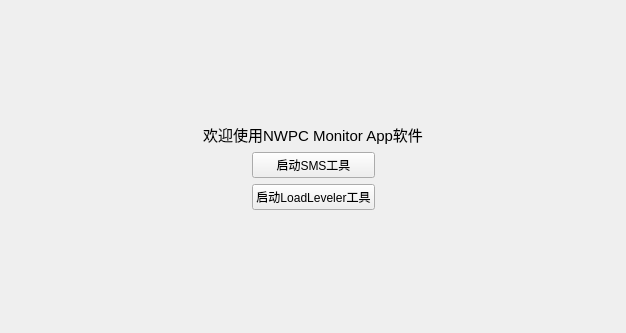
<?xml version="1.0" encoding="UTF-8"?>
<ui version="4.0">
 <class>Welcome::WelcomeWidget</class>
 <widget class="QWidget" name="Welcome::WelcomeWidget">
  <property name="geometry">
   <rect>
    <x>0</x>
    <y>0</y>
    <width>626</width>
    <height>333</height>
   </rect>
  </property>
  <property name="windowTitle">
   <string>Form</string>
  </property>
  <layout class="QGridLayout" name="gridLayout">
   <item row="0" column="0">
    <spacer name="verticalSpacer">
     <property name="orientation">
      <enum>Qt::Vertical</enum>
     </property>
     <property name="sizeHint" stdset="0">
      <size>
       <width>20</width>
       <height>107</height>
      </size>
     </property>
    </spacer>
   </item>
   <item row="1" column="0">
    <layout class="QHBoxLayout" name="horizontalLayout_2">
     <item>
      <spacer name="horizontalSpacer_3">
       <property name="orientation">
        <enum>Qt::Horizontal</enum>
       </property>
       <property name="sizeHint" stdset="0">
        <size>
         <width>40</width>
         <height>20</height>
        </size>
       </property>
      </spacer>
     </item>
     <item>
      <widget class="QLabel" name="label">
       <property name="text">
        <string>&lt;html&gt;&lt;head/&gt;&lt;body&gt;&lt;p&gt;&lt;span style=&quot; font-size:11pt;&quot;&gt;欢迎使用NWPC Monitor App软件&lt;/span&gt;&lt;/p&gt;&lt;/body&gt;&lt;/html&gt;</string>
       </property>
       <property name="alignment">
        <set>Qt::AlignCenter</set>
       </property>
      </widget>
     </item>
     <item>
      <spacer name="horizontalSpacer_4">
       <property name="orientation">
        <enum>Qt::Horizontal</enum>
       </property>
       <property name="sizeHint" stdset="0">
        <size>
         <width>40</width>
         <height>20</height>
        </size>
       </property>
      </spacer>
     </item>
    </layout>
   </item>
   <item row="2" column="0">
    <layout class="QHBoxLayout" name="horizontalLayout">
     <item>
      <spacer name="horizontalSpacer">
       <property name="orientation">
        <enum>Qt::Horizontal</enum>
       </property>
       <property name="sizeHint" stdset="0">
        <size>
         <width>40</width>
         <height>20</height>
        </size>
       </property>
      </spacer>
     </item>
     <item>
      <layout class="QVBoxLayout" name="verticalLayout">
       <item>
        <widget class="QPushButton" name="pushButton">
         <property name="text">
          <string>启动SMS工具</string>
         </property>
        </widget>
       </item>
       <item>
        <widget class="QPushButton" name="pushButton_2">
         <property name="text">
          <string>启动LoadLeveler工具</string>
         </property>
        </widget>
       </item>
      </layout>
     </item>
     <item>
      <spacer name="horizontalSpacer_2">
       <property name="orientation">
        <enum>Qt::Horizontal</enum>
       </property>
       <property name="sizeHint" stdset="0">
        <size>
         <width>40</width>
         <height>20</height>
        </size>
       </property>
      </spacer>
     </item>
    </layout>
   </item>
   <item row="3" column="0">
    <spacer name="verticalSpacer_2">
     <property name="orientation">
      <enum>Qt::Vertical</enum>
     </property>
     <property name="sizeHint" stdset="0">
      <size>
       <width>20</width>
       <height>106</height>
      </size>
     </property>
    </spacer>
   </item>
  </layout>
 </widget>
 <resources/>
 <connections/>
</ui>
